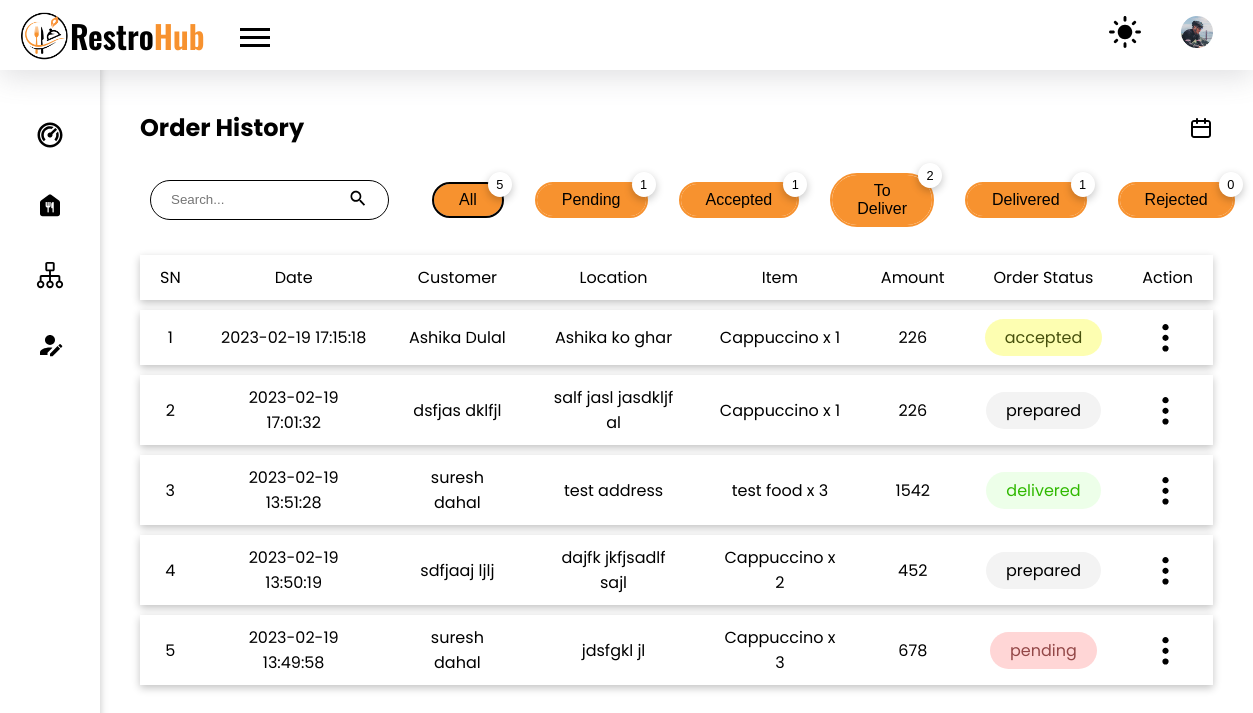
/admin/order-history.php (signed in), run on an earlier commit of the app's database.
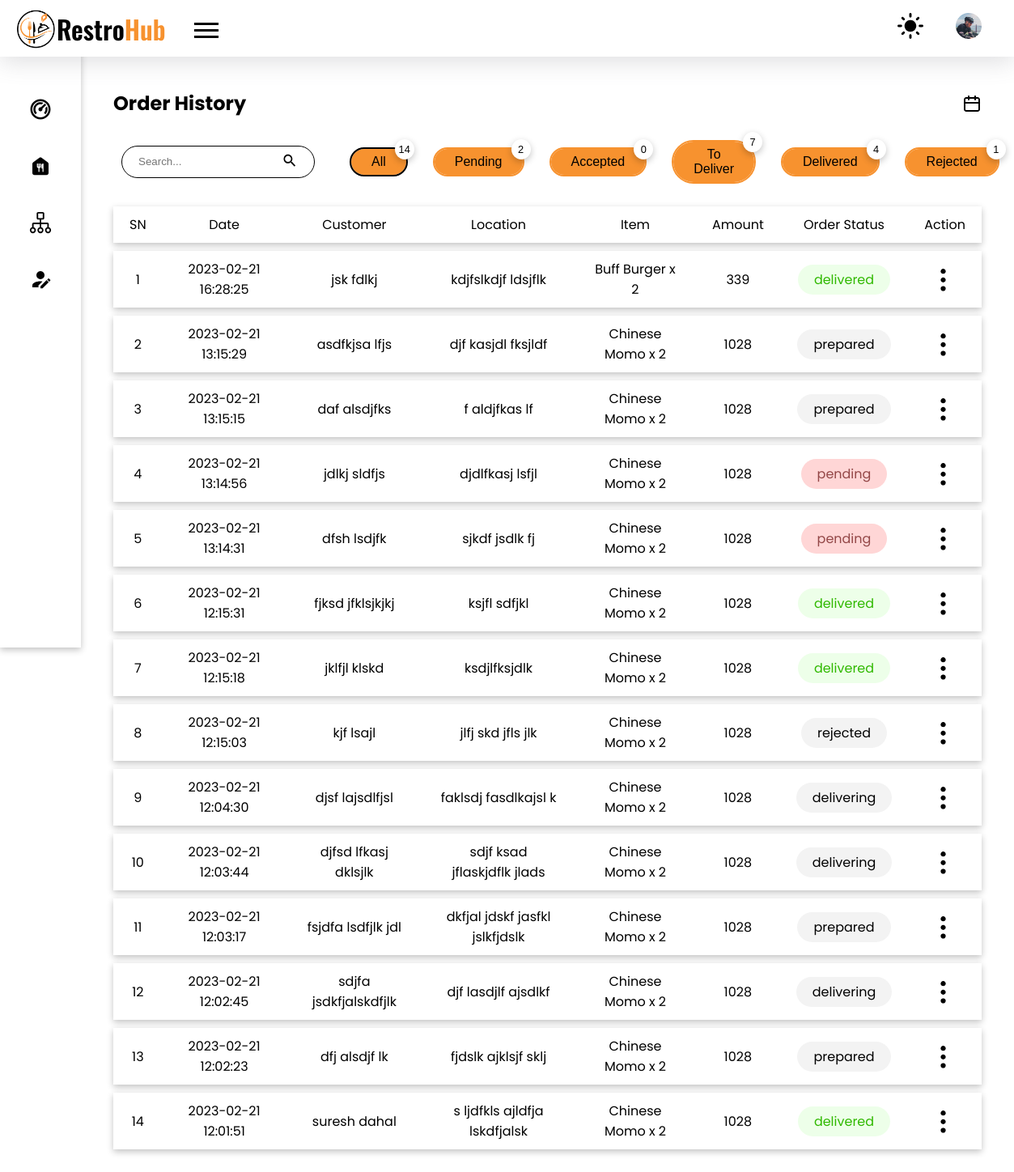
And on a later commit of the database.
### tables this page shows
CREATE TABLE `orders` (
  `id` int(11) NOT NULL,
  `c_id` int(11) NOT NULL,
  `qty` int(11) NOT NULL,
  `f_id` int(11) NOT NULL,
  `total_price` int(10) NOT NULL,
  `note` varchar(100) DEFAULT NULL,
  `date` datetime NOT NULL
);

CREATE TABLE `order_contact_details` (
  `o_c_id` int(11) NOT NULL,
  `o_id` int(11) NOT NULL,
  `address` varchar(50) NOT NULL,
  `phone` varchar(10) NOT NULL,
  `c_name` varchar(30) NOT NULL
);

CREATE TABLE `food` (
  `f_id` int(11) NOT NULL,
  `img` varchar(100) DEFAULT NULL,
  `name` varchar(100) DEFAULT NULL,
  `price` int(11) DEFAULT NULL,
  `cost` int(11) NOT NULL,
  `cooking_time` int(11) DEFAULT NULL,
  `description` varchar(500) NOT NULL,
  `veg` int(1) NOT NULL,
  `product_id` varchar(30) NOT NULL,
  `short_desc` varchar(50) NOT NULL,
  `ingredients` varchar(255) NOT NULL,
  `disabled` int(11) NOT NULL,
  `special` int(11) NOT NULL,
  `category` int(11) NOT NULL
);

CREATE TABLE `aos` (
  `aos_id` int(11) NOT NULL,
  `order_id` int(11) NOT NULL,
  `status` varchar(15) NOT NULL,
  `date` datetime NOT NULL DEFAULT current_timestamp()
);

### admin/order-history.php (the view, shortened to what the changed rows need)
<!DOCTYPE html>
<html lang="en">
<head>
    <link rel="stylesheet" href="../styles/style.css">
</head>
<body>
    <main class="admin_dashboard_body">
        <section class="dashboard_inner-head flex items-center">
            <h2>Order History</h2>
        </section>
        <div class="flex items-center">
            <div class="flex items-center">
                <?php
                require("../config.php");
                $sql = "select id from orders";
                $result = mysqli_query($conn, $sql);
                $count = mysqli_num_rows($result);
                $sql_pending = "select orders.id, aos.status from orders inner join aos on orders.id = aos.order_id where status = 'pending'";
                $result_pending = mysqli_query($conn, $sql_pending);
                $count_pending = mysqli_num_rows($result_pending);
                $sql_accepted = "select orders.id, aos.status from orders inner join aos on orders.id = aos.order_id where status = 'accepted'";
                $result_accepted = mysqli_query($conn, $sql_accepted);
                $count_accepted = mysqli_num_rows($result_accepted);
                $sql_to_deliver = "select orders.id, aos.status from orders inner join aos on orders.id = aos.order_id where status in ('prepared', 'delivering')";
                $result_to_deliver = mysqli_query($conn, $sql_to_deliver);
                $count_to_deliver = mysqli_num_rows($result_to_deliver);
                $sql_delivered = "select orders.id, aos.status from orders inner join aos on orders.id = aos.order_id where status = 'delivered'";
                $result_delivered = mysqli_query($conn, $sql_delivered);
                $count_delivered = mysqli_num_rows($result_delivered);
                $sql_rejected = "select orders.id, aos.status from orders inner join aos on orders.id = aos.order_id where status = 'rejected'";
                $result_rejected = mysqli_query($conn, $sql_rejected);
                $count_rejected = mysqli_num_rows($result_rejected);
                ?>
                <form action="./backend/order/specific-order.php" method="post">
                    <button type="submit" name="specific-order-history" class="button ml-35 border-curve-lg relative <?php if (isset($_SESSION['filter-by']) && $_SESSION['filter-by'] == "all") echo "active"; ?>">All
                        <div class="count-top shadow"><?php
                                                        echo $count;
                                                        ?>
                        </div>
                    </button>
                </form>
                <form action="./backend/order/specific-order.php" method="post">
                    <button type="submit" name="specific-order-history" class="button ml-35 border-curve-lg relative <?php if (isset($_SESSION['filter-by']) && $_SESSION['filter-by'] == "pending") echo "active"; ?>">Pending
                        <div class="count-top shadow"><?php
                                                        echo $count_pending;
                                                        ?>
                        </div>
                    </button>
                </form>
                <form action="./backend/order/specific-order.php" method="post">
                    <button type="submit" name="specific-order-history" class="button ml-35 border-curve-lg relative <?php if (isset($_SESSION['filter-by']) && $_SESSION['filter-by'] == "accepted") echo "active"; ?>">Accepted
                        <div class="count-top shadow"><?php
                                                        echo $count_accepted;
                                                        ?>
                        </div>
                    </button>
                </form>
                <form action="./backend/order/specific-order.php" method="post">
                    <button type="submit" name="specific-order-history" class="button ml-35 border-curve-lg relative <?php if (isset($_SESSION['filter-by']) && $_SESSION['filter-by'] == "prepared") echo "active"; ?>">To Deliver
                        <div class="count-top shadow"><?php
                                                        echo $count_to_deliver;
                                                        ?>
                        </div>
                    </button>
                </form>
                <form action="./backend/order/specific-order.php" method="post">
                    <button type="submit" name="specific-order-history" class="button ml-35 border-curve-lg relative <?php if (isset($_SESSION['filter-by']) && $_SESSION['filter-by'] == "delivered") echo "active"; ?>">Delivered
                        <div class="count-top shadow"><?php
                                                        echo $count_delivered;
                                                        ?>
                        </div>
                    </button>
                </form>
                <form action="./backend/order/specific-order.php" method="post">
                    <button type="submit" name="specific-order-history" class="button ml-35 border-curve-lg relative <?php if (isset($_SESSION['filter-by']) && $_SESSION['filter-by'] == "rejected") echo "active"; ?>">Rejected
                        <div class="count-top shadow"><?php
                                                        echo $count_rejected;
                                                        ?>
                        </div>
                    </button>
                </form>
            </div>
        </div>
        <?php
        require("../config.php");
        if (isset($_SESSION['filter-by']) && $_SESSION['filter-by'] != 'all') {
            $filter_by = $_SESSION['filter-by'];
            if ($filter_by == 'delivering' || $filter_by == 'prepared') {
                $sql = "select orders.id,
                    orders.c_id,
                    orders.qty,
                    orders.total_price,
                    orders.note,
                    orders.date,
                    orders.f_id,
                    order_contact_details.address,
                    order_contact_details.phone,
                    order_contact_details.c_name,
                    aos.aos_id,
                    aos.status
                    from orders
                    inner join order_contact_details on orders.id = order_contact_details.o_id
                    inner join aos on orders.id = aos.order_id
                    where aos.status in ('prepared', 'delivering')
                    order by orders.id desc
                    ";
            } else {
                $sql = "select orders.id,
                    orders.c_id,
                    orders.qty,
                    orders.total_price,
                    orders.note,
                    orders.date,
                    orders.f_id,
                    order_contact_details.address,
                    order_contact_details.phone,
                    order_contact_details.c_name,
                    aos.aos_id,
                    aos.status
                    from orders
                    inner join order_contact_details on orders.id = order_contact_details.o_id
                    inner join aos on orders.id = aos.order_id
                    where aos.status = '$filter_by'
                    order by orders.id desc
                    ";
            }
        } else {
            $sql = "select orders.id,
                    orders.c_id,
                    orders.qty,
                    orders.total_price,
                    orders.note,
                    orders.date,
                    orders.f_id,
                    order_contact_details.address,
                    order_contact_details.phone,
                    order_contact_details.c_name,
                    aos.aos_id,
                    aos.status
                    from orders
                    inner join order_contact_details on orders.id = order_contact_details.o_id
                    inner join aos on orders.id = aos.order_id
                    order by orders.id desc
                    ";
        }
        $result = mysqli_query($conn, $sql) or die("Query Failed");
        if (mysqli_num_rows($result) > 0) {
        ?>
            <table class="mt-20">
                <tr class="shadow">
                    <th>SN</th>
                    <th>Date</th>
                    <th>Customer</th>
                    <th>Location</th>
                    <th>Item</th>
                    <th>Amount</th>
                    <th>Order Status</th>
                    <th>Action</th>
                </tr>
                <?php
                $i = 0;
                while ($row = mysqli_fetch_assoc($result)) {
                    $i++;
                    $food_id = $row['f_id'];
                    $sql_food = "select name from food where f_id = {$food_id}";
                    $result_food = mysqli_query($conn, $sql_food) or die("Query Failed");
                    $row_food = mysqli_fetch_assoc($result_food);
                    $food_name = $row_food['name'];
                ?>
                    <tr class="shadow">
                        <td><?php echo $i; ?></td>
                        <td>
                            <?php echo $row['date']; ?>
                        </td>
                        <td><?php echo $row['c_name']; ?></td>
                        <td><?php echo $row['address']; ?></td>
                        <td><?php echo $food_name . " x " . $row['qty']; ?></td>
                        <td><?php echo $row['total_price']; ?></td>
                        <td><span class="<?php echo $row['status']; ?> border-curve-lg p_7-20"><?php echo $row['status']; ?></span></td>
                        <td class="table_action_container">
                            <button class="no_bg no_outline table_option-menu">
                                <img src="../images//ic_options.svg" alt="options menu">
                            </button>
                        </td>
                    </tr>
                <?php } ?>
            </table>
        <?php
        } else {
            echo "No Record Found";
        }
        ?>
    </main>
</body>
</html>

What changed in the data, as far as the page shows it:
removed orders: date "2023-02-19 17:15:18", order_contact_details.c_name "Ashika Dulal", order_contact_details.address "Ashika ko ghar", f.name "Cappuccino", qty "1", total_price "226", aos.status "accepted"
removed orders: date "2023-02-19 17:01:32", order_contact_details.c_name "dsfjas dklfjl", order_contact_details.address "salf jasl jasdkljf al", f.name "Cappuccino", qty "1", total_price "226", aos.status "prepared"
removed orders: date "2023-02-19 13:51:28", order_contact_details.c_name "suresh dahal", order_contact_details.address "test address", f.name "test food", qty "3", total_price "1542", aos.status "delivered"
removed orders: date "2023-02-19 13:50:19", order_contact_details.c_name "sdfjaaj ljlj", order_contact_details.address "dajfk jkfjsadlf sajl", f.name "Cappuccino", qty "2", total_price "452", aos.status "prepared"
removed orders: date "2023-02-19 13:49:58", order_contact_details.c_name "suresh dahal", order_contact_details.address "jdsfgkl jl", f.name "Cappuccino", qty "3", total_price "678", aos.status "pending"
added orders: date "2023-02-21 16:28:25", order_contact_details.c_name "jsk fdlkj", order_contact_details.address "kdjfslkdjf ldsjflk", f.name "Buff Burger", qty "2", total_price "339", aos.status "delivered"
added orders: date "2023-02-21 13:15:29", order_contact_details.c_name "asdfkjsa lfjs", order_contact_details.address "djf kasjdl fksjldf", f.name "Chinese Momo", qty "2", total_price "1028", aos.status "prepared"
added orders: date "2023-02-21 13:15:15", order_contact_details.c_name "daf alsdjfks", order_contact_details.address "f aldjfkas lf", f.name "Chinese Momo", qty "2", total_price "1028", aos.status "prepared"
added orders: date "2023-02-21 13:14:56", order_contact_details.c_name "jdlkj sldfjs", order_contact_details.address "djdlfkasj lsfjl", f.name "Chinese Momo", qty "2", total_price "1028", aos.status "pending"
added orders: date "2023-02-21 13:14:31", order_contact_details.c_name "dfsh lsdjfk", order_contact_details.address "sjkdf jsdlk fj", f.name "Chinese Momo", qty "2", total_price "1028", aos.status "pending"
added orders: date "2023-02-21 12:15:31", order_contact_details.c_name "fjksd jfklsjkjkj", order_contact_details.address "ksjfl sdfjkl", f.name "Chinese Momo", qty "2", total_price "1028", aos.status "delivered"
added orders: date "2023-02-21 12:15:18", order_contact_details.c_name "jklfjl klskd", order_contact_details.address "ksdjlfksjdlk", f.name "Chinese Momo", qty "2", total_price "1028", aos.status "delivered"
added orders: date "2023-02-21 12:15:03", order_contact_details.c_name "kjf lsajl", order_contact_details.address "jlfj skd jfls jlk", f.name "Chinese Momo", qty "2", total_price "1028", aos.status "rejected"
added orders: date "2023-02-21 12:04:30", order_contact_details.c_name "djsf lajsdlfjsl", order_contact_details.address "faklsdj fasdlkajsl k", f.name "Chinese Momo", qty "2", total_price "1028", aos.status "delivering"
added orders: date "2023-02-21 12:03:44", order_contact_details.c_name "djfsd lfkasj dklsjlk", order_contact_details.address "sdjf ksad jflaskjdflk jlads", f.name "Chinese Momo", qty "2", total_price "1028", aos.status "delivering"
added orders: date "2023-02-21 12:03:17", order_contact_details.c_name "fsjdfa lsdfjlk jdl", order_contact_details.address "dkfjal jdskf jasfkl jslkfjdslk", f.name "Chinese Momo", qty "2", total_price "1028", aos.status "prepared"
added orders: date "2023-02-21 12:02:45", order_contact_details.c_name "sdjfa jsdkfjalskdfjlk", order_contact_details.address "djf lasdjlf ajsdlkf", f.name "Chinese Momo", qty "2", total_price "1028", aos.status "delivering"
added orders: date "2023-02-21 12:02:23", order_contact_details.c_name "dfj alsdjf lk", order_contact_details.address "fjdslk ajklsjf sklj", f.name "Chinese Momo", qty "2", total_price "1028", aos.status "prepared"
added orders: date "2023-02-21 12:01:51", order_contact_details.c_name "suresh dahal", order_contact_details.address "s ljdfkls ajldfja lskdfjalsk", f.name "Chinese Momo", qty "2", total_price "1028", aos.status "delivered"
Also different on the page:
$count: "5" → "14"
$count_pending: "1" → "2"
$count_accepted: "1" → "0"
$count_to_deliver: "2" → "7"
$count_delivered: "1" → "4"
$count_rejected: "0" → "1"
